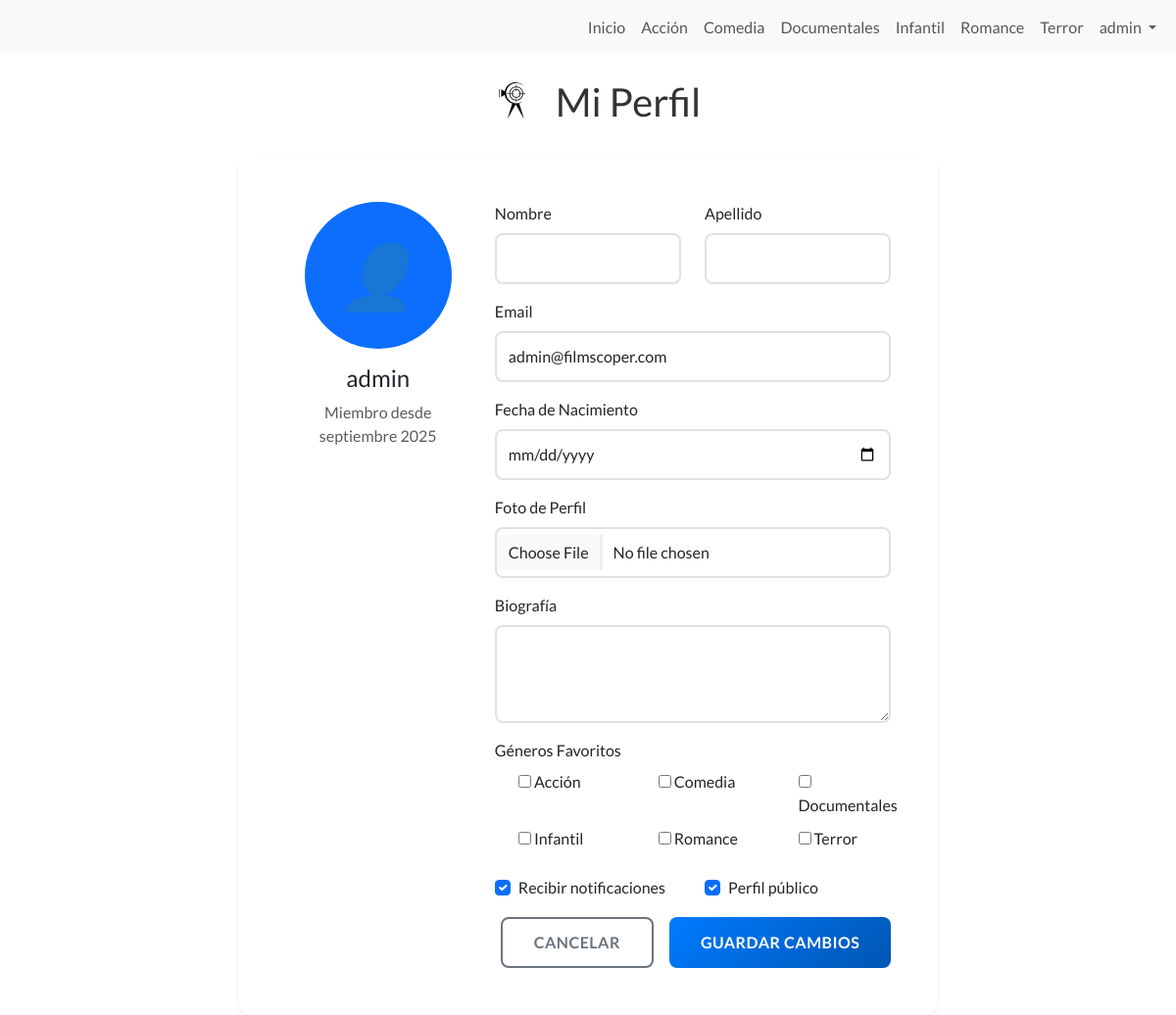
The app's page /perfil/ (signed in) with its own data.
### core/models.py (models this page shows, shortened)
class Categoria(models.Model):
    nombre = models.CharField(max_length=50, unique=True)
    slug = models.SlugField(unique=True)
    descripcion = models.TextField(blank=True)
    class Meta:
        verbose_name = "Categoría"
        verbose_name_plural = "Categorías"
        ordering = ['nombre']
    def __str__(self):
        return self.nombre

class PerfilUsuario(models.Model):
    user = models.OneToOneField(User, on_delete=models.CASCADE, related_name='perfil')
    fecha_nacimiento = models.DateField(blank=True, null=True)
    foto_perfil = models.ImageField(upload_to='usuarios/fotos/', blank=True)
    biografia = models.TextField(max_length=500, blank=True)
    generos_favoritos = models.ManyToManyField(Categoria, blank=True, related_name='usuarios_favoritos')
    peliculas_favoritas = models.ManyToManyField(Pelicula, blank=True, related_name='usuarios_favoritas')
    ver_mas_tarde = models.ManyToManyField(Pelicula, blank=True, related_name='usuarios_ver_mas_tarde')
    recibir_notificaciones = models.BooleanField(default=True)
    perfil_publico = models.BooleanField(default=True)
    fecha_creacion = models.DateTimeField(auto_now_add=True)
    fecha_actualizacion = models.DateTimeField(auto_now=True)
    class Meta:
        verbose_name = "Perfil de Usuario"
        verbose_name_plural = "Perfiles de Usuarios"

### core/views.py (the view)
# urls.py: path('perfil/', views.perfil, name='perfil'),
@login_required
def perfil(request):
    try:
        perfil_usuario = request.user.perfil
    except PerfilUsuario.DoesNotExist:
        perfil_usuario = PerfilUsuario.objects.create(user=request.user)
    if request.method == 'POST':
        form = PerfilForm(request.POST, request.FILES, instance=perfil_usuario, user=request.user)
        if form.is_valid():
            form.save()
            messages.success(request, '¡Perfil actualizado exitosamente!')
            return redirect('core:perfil')
    else:
        form = PerfilForm(instance=perfil_usuario, user=request.user)
    return render(request, 'core/perfil.html', {'form': form, 'perfil': perfil_usuario})

### core/context_processors.py (called while the page is built)
def categorias_context(request):
    categorias = Categoria.objects.all().order_by('nombre')
    return {
        'categorias_nav': categorias
    }

### core/templates/core/perfil.html (shortened to what this page needs)
{% extends 'core/base.html' %}
{% load static %}
{% block content %}
<header>
    <div class="filmscoper-icon">
        <img src="{% static 'core/img/icons/filmscoperlogo.svg' %}" alt="FilmScoper Logo">
    </div>
    <h1>Mi Perfil</h1>
</header>
<main class="container-fluid">
    <div class="row justify-content-center">
        <div class="col-12 col-lg-8">
            <div class="card shadow-sm">
                <div class="card-body p-5">
                    <div class="row">
                        <div class="col-md-4 text-center mb-4">
                            {% if perfil.foto_perfil %}
                                <img src="{{ perfil.foto_perfil.url }}" class="rounded-circle mb-3" width="150" height="150" style="object-fit: cover;" alt="Foto de perfil">
                            {% else %}
                                <div class="bg-primary rounded-circle d-flex align-items-center justify-content-center mb-3 mx-auto" style="width: 150px; height: 150px;">
                                    <i class="text-white" style="font-size: 4rem;">👤</i>
                                </div>
                            {% endif %}
                            <h4>{{ user.get_full_name|default:user.username }}</h4>
                            <p class="text-muted">Miembro desde {{ user.date_joined|date:"F Y" }}</p>
                        </div>
                        <div class="col-md-8">
                            <form method="post" enctype="multipart/form-data">
                                <div class="row">
                                    <div class="col-md-6 mb-3">
                                        <label for="{{ form.first_name.id_for_label }}" class="form-label">Nombre</label>
                                        {{ form.first_name }}
                                    </div>
                                    <div class="col-md-6 mb-3">
                                        <label for="{{ form.last_name.id_for_label }}" class="form-label">Apellido</label>
                                        {{ form.last_name }}
                                    </div>
                                </div>
                                <div class="mb-3">
                                    <label for="{{ form.email.id_for_label }}" class="form-label">Email</label>
                                    {{ form.email }}
                                </div>
                                <div class="mb-3">
                                    <label for="{{ form.fecha_nacimiento.id_for_label }}" class="form-label">Fecha de Nacimiento</label>
                                    {{ form.fecha_nacimiento }}
                                </div>
                                <div class="mb-3">
                                    <label for="{{ form.foto_perfil.id_for_label }}" class="form-label">Foto de Perfil</label>
                                    {{ form.foto_perfil }}
                                </div>
                                <div class="mb-3">
                                    <label for="{{ form.biografia.id_for_label }}" class="form-label">Biografía</label>
                                    {{ form.biografia }}
                                </div>
                                <div class="mb-3">
                                    <label class="form-label">Géneros Favoritos</label>
                                    <div class="row">
                                        {% for choice in form.generos_favoritos %}
                                            <div class="col-md-4 mb-2">
                                                <div class="form-check">
                                                    {{ choice.tag }}
                                                    <label class="form-check-label" for="{{ choice.id_for_label }}">
                                                        {{ choice.choice_label }}
                                                    </label>
                                                </div>
                                            </div>
                                        {% endfor %}
                                    </div>
                                </div>
                                <div class="row mb-3">
                                    <div class="col-md-6">
                                        <div class="form-check">
                                            {{ form.recibir_notificaciones }}
                                            <label class="form-check-label" for="{{ form.recibir_notificaciones.id_for_label }}">
                                                Recibir notificaciones
                                            </label>
                                        </div>
                                    </div>
                                    <div class="col-md-6">
                                        <div class="form-check">
                                            {{ form.perfil_publico }}
                                            <label class="form-check-label" for="{{ form.perfil_publico.id_for_label }}">
                                                Perfil público
                                            </label>
                                        </div>
                                    </div>
                                </div>
                                <div class="d-grid gap-2 d-md-flex justify-content-md-end">
                                    <a href="{% url 'core:index' %}" class="btn btn-outline-secondary me-md-2">Cancelar</a>
                                    <button type="submit" class="btn btn-primary">Guardar Cambios</button>
                                </div>
                            </form>
                        </div>
                    </div>
                </div>
            </div>
        </div>
    </div>
</main>
{% endblock %}

### core/templates/core/base.html (shortened to what this page needs)
{% load static %}
<!DOCTYPE html>
<html lang="es">
<head>
    <link href="https://cdn.jsdelivr.net/npm/bootstrap@5.3.7/dist/css/bootstrap.min.css"
          rel="stylesheet"
>
    <link rel="stylesheet" href="https://cdn.jsdelivr.net/npm/sweetalert2@11/dist/sweetalert2.min.css">
    <link rel="stylesheet" href="{% static 'core/css/styles.css' %}">
</head>
<body>
    <nav class="navbar navbar-expand-sm bg-body-tertiary w-100 fixed-top">
        <div class="container-fluid">
            <div class="collapse navbar-collapse" id="navbarNav">
                <ul class="navbar-nav ms-auto">
                    <li class="nav-item">
                        <a class="nav-link {% if request.resolver_match.url_name == 'index' %}disabled{% endif %}" href="{% url 'core:index' %}">Inicio</a>
                    </li>
                    {% for categoria in categorias_nav %}
                        <li class="nav-item">
                            <a class="nav-link {% if request.resolver_match.kwargs.categoria_slug == categoria.slug or request.resolver_match.url_name == categoria.slug %}disabled{% endif %}"
                               href="{% url 'core:categoria' categoria.slug %}">{{ categoria.nombre }}</a>
                        </li>
                    {% endfor %}
                    <li class="nav-item dropdown">
                        <a class="nav-link dropdown-toggle" href="#" role="button" data-bs-toggle="dropdown" aria-expanded="false">
                            {% if user.is_authenticated %}
                                {{ user.first_name|default:user.username }}
                            {% else %}
                                Mi Cuenta
                            {% endif %}
                        </a>
                    </li>
                </ul>
            </div>
        </div>
    </nav>
    <main>
        {% block content %}
        {% endblock %}
    </main>
</body>
</html>

### core/static/core/css/styles.css (style rules this page uses)
*::after, *::before { margin: 0; padding: 0; box-sizing: border-box; }
.dropdown-toggle::after { display: inline-block !important; margin-left: 0.255em; vertical-align: 0.255em; content: ""; border-top: 0.3em solid; border-right: 0.3em solid transparent; border-bottom: 0; border-left: 0.3em solid transparent; }
header { position: relative; display: flex; flex-direction: row; justify-content: center; align-items: center; padding: 10px 0 10px 0; margin-top: 50px; }
header h1 { font-family: 'Lato', sans-serif; font-size: 2.5rem; text-align: center; margin: 20px 0; color: #333; }
body { margin: 0 auto; max-width:max-content; font-family: 'Lato', sans-serif; background: white; }
h1 { font-family: 'Lato', sans-serif; font-size: 2.5rem; text-align: center; margin: 20px 0; color: #333; }
.filmscoper-icon { position: static; transform: none; margin-right: 2px; }
.filmscoper-icon img { width: 80px; height: 80px; }
img { max-width: 100%; padding : 0 }
.form-control { border: 2px solid #dee2e6; border-radius: 8px; padding: 0.75rem; font-size: 1rem; transition: all 0.3s ease; }
.btn-primary { background: linear-gradient(135deg, #007bff, #0056b3); border: none; border-radius: 8px; padding: 0.75rem 2rem; font-weight: 600; text-transform: uppercase; letter-spacing: 0.5px; transition: all 0.3s ease; }
.btn-outline-secondary { border: 2px solid #6c757d; border-radius: 8px; padding: 0.75rem 2rem; font-weight: 600; text-transform: uppercase; letter-spacing: 0.5px; transition: all 0.3s ease; }
.card { border: none; border-radius: 15px; box-shadow: 0 10px 30px rgba(0, 0, 0, 0.1); background: rgba(255, 255, 255, 0.95); backdrop-filter: blur(10px); }

### records on screen
Categoria: nombre "Acción", choice_label "Acción"
Categoria: nombre "Comedia", choice_label "Comedia"
Categoria: nombre "Documentales", choice_label "Documentales"
Categoria: nombre "Infantil", choice_label "Infantil"
Categoria: nombre "Romance", choice_label "Romance"
Categoria: nombre "Terror", choice_label "Terror"
PerfilUsuario: recibir_notificaciones "☑", perfil_publico "☑"

### other values on screen
{{ user.first_name|default:user.username }} "admin"
{{ user.get_full_name|default:user.username }} "admin"
{{ user.date_joined|date:"F Y" }} "septiembre 2025"
